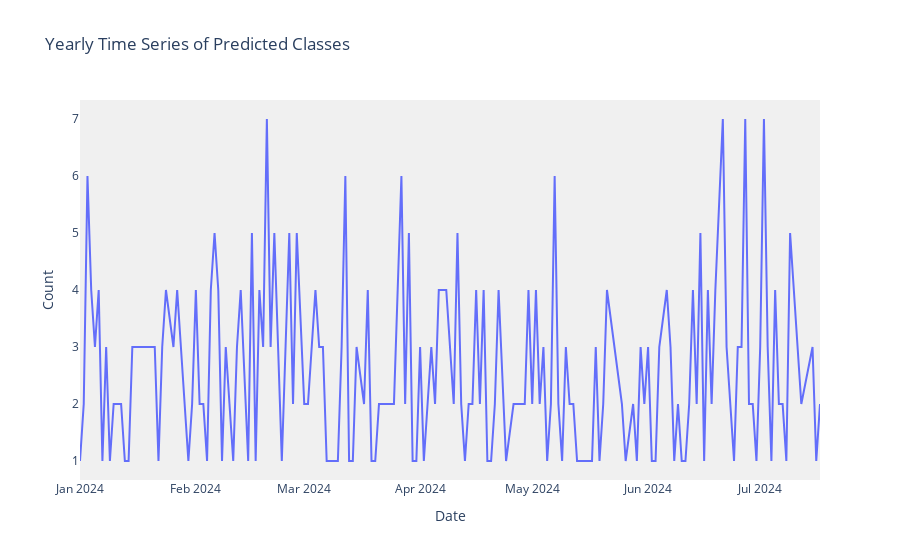

Here is the notebook cell this chart was saved with:
### Code cell
fig = px.line(monthly_rev, x='date', y='count',
                        title='Yearly Time Series of Predicted Classes',
                        labels={'date':'Date', 'count':'Count', 'predicted_class':'Predicted Class'},
                        line_shape='linear',
                        render_mode='svg'
                        )
fig.update_layout(
    plot_bgcolor='rgba(240,240,240,1)',
    paper_bgcolor='rgba(0,0,0,0)',
    xaxis_title ='Date',
    yaxis_title ='Count',
    legend_title='Predicted Class',
    font=dict(size=12),
    xaxis=dict(showgrid=False),
    yaxis=dict(showgrid=False),
    hovermode ='x unified'
)

### Figure 1 — Plotly figure (JSON) as saved in the notebook; plotly's stock layout.template omitted (floating-point values rounded to 4 significant figures; data arrays with more than 128 entries replaced by an {"elided": "..."} marker saying what was removed)
{"data": [{"hovertemplate": "Date=%{x}<br>Count=%{y}<extra></extra>", "legendgroup": "", "line": {"color": "#636efa", "dash": "solid", "shape": "linear"}, "marker": {"symbol": "circle"}, "mode": "lines", "name": "", "orientation": "v", "showlegend": false, "type": "scatter", "x": {"elided": "173 str values"}, "xaxis": "x", "y": {"elided": "173 int values"}, "yaxis": "y"}], "layout": {"font": {"size": 12}, "hovermode": "x unified", "legend": {"title": {"text": "Predicted Class"}, "tracegroupgap": 0}, "paper_bgcolor": "rgba(0,0,0,0)", "plot_bgcolor": "rgba(240,240,240,1)", "title": {"text": "Yearly Time Series of Predicted Classes"}, "xaxis": {"anchor": "y", "domain": [0, 1], "showgrid": false, "title": {"text": "Date"}}, "yaxis": {"anchor": "x", "domain": [0, 1], "showgrid": false, "title": {"text": "Count"}}}}
